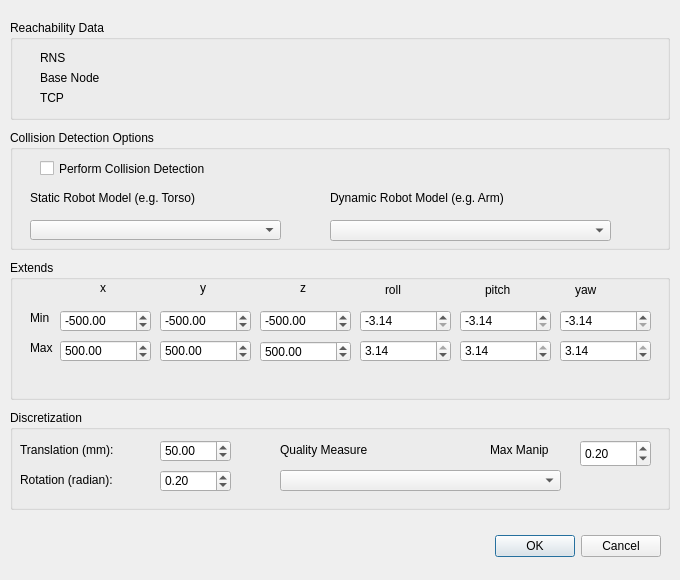
<?xml version="1.0" encoding="UTF-8"?>
<ui version="4.0">
 <class>ReachabilityCreate</class>
 <widget class="QDialog" name="ReachabilityCreate">
  <property name="windowModality">
   <enum>Qt::NonModal</enum>
  </property>
  <property name="geometry">
   <rect>
    <x>0</x>
    <y>0</y>
    <width>680</width>
    <height>580</height>
   </rect>
  </property>
  <property name="sizePolicy">
   <sizepolicy hsizetype="Fixed" vsizetype="Fixed">
    <horstretch>0</horstretch>
    <verstretch>0</verstretch>
   </sizepolicy>
  </property>
  <property name="minimumSize">
   <size>
    <width>680</width>
    <height>580</height>
   </size>
  </property>
  <property name="baseSize">
   <size>
    <width>680</width>
    <height>580</height>
   </size>
  </property>
  <property name="windowTitle">
   <string>Create Reachability Data</string>
  </property>
  <property name="modal">
   <bool>true</bool>
  </property>
  <widget class="QDialogButtonBox" name="buttonBox">
   <property name="geometry">
    <rect>
     <x>320</x>
     <y>530</y>
     <width>341</width>
     <height>32</height>
    </rect>
   </property>
   <property name="orientation">
    <enum>Qt::Horizontal</enum>
   </property>
   <property name="standardButtons">
    <set>QDialogButtonBox::Cancel|QDialogButtonBox::Ok</set>
   </property>
  </widget>
  <widget class="QGroupBox" name="groupBox_3">
   <property name="geometry">
    <rect>
     <x>10</x>
     <y>410</y>
     <width>660</width>
     <height>100</height>
    </rect>
   </property>
   <property name="sizePolicy">
    <sizepolicy hsizetype="Fixed" vsizetype="Fixed">
     <horstretch>0</horstretch>
     <verstretch>0</verstretch>
    </sizepolicy>
   </property>
   <property name="minimumSize">
    <size>
     <width>660</width>
     <height>100</height>
    </size>
   </property>
   <property name="title">
    <string>Discretization</string>
   </property>
   <widget class="QLabel" name="label_5">
    <property name="geometry">
     <rect>
      <x>10</x>
      <y>30</y>
      <width>131</width>
      <height>20</height>
     </rect>
    </property>
    <property name="text">
     <string>Translation (mm):</string>
    </property>
   </widget>
   <widget class="QLabel" name="label_6">
    <property name="geometry">
     <rect>
      <x>10</x>
      <y>60</y>
      <width>131</width>
      <height>20</height>
     </rect>
    </property>
    <property name="text">
     <string>Rotation (radian):</string>
    </property>
   </widget>
   <widget class="QDoubleSpinBox" name="doubleSpinBoxDiscrTrans">
    <property name="geometry">
     <rect>
      <x>150</x>
      <y>30</y>
      <width>71</width>
      <height>22</height>
     </rect>
    </property>
    <property name="minimum">
     <double>1.000000000000000</double>
    </property>
    <property name="maximum">
     <double>1000.000000000000000</double>
    </property>
    <property name="value">
     <double>50.000000000000000</double>
    </property>
   </widget>
   <widget class="QDoubleSpinBox" name="doubleSpinBoxDiscrRot">
    <property name="geometry">
     <rect>
      <x>150</x>
      <y>60</y>
      <width>71</width>
      <height>22</height>
     </rect>
    </property>
    <property name="minimum">
     <double>0.010000000000000</double>
    </property>
    <property name="maximum">
     <double>3.140000000000000</double>
    </property>
    <property name="singleStep">
     <double>0.010000000000000</double>
    </property>
    <property name="value">
     <double>0.200000000000000</double>
    </property>
   </widget>
   <widget class="QComboBox" name="comboBoxQualityMeasure">
    <property name="geometry">
     <rect>
      <x>270</x>
      <y>60</y>
      <width>281</width>
      <height>21</height>
     </rect>
    </property>
   </widget>
   <widget class="QLabel" name="label_13">
    <property name="geometry">
     <rect>
      <x>270</x>
      <y>30</y>
      <width>131</width>
      <height>20</height>
     </rect>
    </property>
    <property name="text">
     <string>Quality Measure</string>
    </property>
   </widget>
   <widget class="QDoubleSpinBox" name="doubleSpinBoxMaxManip">
    <property name="geometry">
     <rect>
      <x>570</x>
      <y>30</y>
      <width>71</width>
      <height>27</height>
     </rect>
    </property>
    <property name="maximum">
     <double>1.000000000000000</double>
    </property>
    <property name="singleStep">
     <double>0.010000000000000</double>
    </property>
    <property name="value">
     <double>0.200000000000000</double>
    </property>
   </widget>
   <widget class="QLabel" name="label_14">
    <property name="geometry">
     <rect>
      <x>480</x>
      <y>30</y>
      <width>81</width>
      <height>20</height>
     </rect>
    </property>
    <property name="text">
     <string>Max Manip</string>
    </property>
   </widget>
  </widget>
  <widget class="QGroupBox" name="groupBox_2">
   <property name="geometry">
    <rect>
     <x>10</x>
     <y>260</y>
     <width>660</width>
     <height>140</height>
    </rect>
   </property>
   <property name="sizePolicy">
    <sizepolicy hsizetype="Fixed" vsizetype="Fixed">
     <horstretch>0</horstretch>
     <verstretch>0</verstretch>
    </sizepolicy>
   </property>
   <property name="minimumSize">
    <size>
     <width>660</width>
     <height>140</height>
    </size>
   </property>
   <property name="title">
    <string>Extends</string>
   </property>
   <widget class="QLabel" name="label_3">
    <property name="geometry">
     <rect>
      <x>90</x>
      <y>20</y>
      <width>16</width>
      <height>16</height>
     </rect>
    </property>
    <property name="text">
     <string>x</string>
    </property>
   </widget>
   <widget class="QLabel" name="label_4">
    <property name="geometry">
     <rect>
      <x>20</x>
      <y>50</y>
      <width>31</width>
      <height>16</height>
     </rect>
    </property>
    <property name="text">
     <string>Min</string>
    </property>
   </widget>
   <widget class="QDoubleSpinBox" name="doubleSpinBoxMinX">
    <property name="geometry">
     <rect>
      <x>50</x>
      <y>50</y>
      <width>91</width>
      <height>22</height>
     </rect>
    </property>
    <property name="minimum">
     <double>-10000.000000000000000</double>
    </property>
    <property name="maximum">
     <double>10000.000000000000000</double>
    </property>
    <property name="singleStep">
     <double>0.100000000000000</double>
    </property>
    <property name="value">
     <double>-500.000000000000000</double>
    </property>
   </widget>
   <widget class="QLabel" name="label_7">
    <property name="geometry">
     <rect>
      <x>20</x>
      <y>80</y>
      <width>31</width>
      <height>16</height>
     </rect>
    </property>
    <property name="text">
     <string>Max</string>
    </property>
   </widget>
   <widget class="QDoubleSpinBox" name="doubleSpinBoxMaxX">
    <property name="geometry">
     <rect>
      <x>50</x>
      <y>80</y>
      <width>91</width>
      <height>22</height>
     </rect>
    </property>
    <property name="minimum">
     <double>-10000.000000000000000</double>
    </property>
    <property name="maximum">
     <double>10000.000000000000000</double>
    </property>
    <property name="singleStep">
     <double>0.100000000000000</double>
    </property>
    <property name="value">
     <double>500.000000000000000</double>
    </property>
   </widget>
   <widget class="QLabel" name="label_8">
    <property name="geometry">
     <rect>
      <x>190</x>
      <y>20</y>
      <width>16</width>
      <height>16</height>
     </rect>
    </property>
    <property name="text">
     <string>y</string>
    </property>
   </widget>
   <widget class="QDoubleSpinBox" name="doubleSpinBoxMaxY">
    <property name="geometry">
     <rect>
      <x>150</x>
      <y>80</y>
      <width>91</width>
      <height>22</height>
     </rect>
    </property>
    <property name="minimum">
     <double>-10000.000000000000000</double>
    </property>
    <property name="maximum">
     <double>10000.000000000000000</double>
    </property>
    <property name="singleStep">
     <double>0.100000000000000</double>
    </property>
    <property name="value">
     <double>500.000000000000000</double>
    </property>
   </widget>
   <widget class="QDoubleSpinBox" name="doubleSpinBoxMinY">
    <property name="geometry">
     <rect>
      <x>150</x>
      <y>50</y>
      <width>91</width>
      <height>22</height>
     </rect>
    </property>
    <property name="minimum">
     <double>-10000.000000000000000</double>
    </property>
    <property name="maximum">
     <double>10000.000000000000000</double>
    </property>
    <property name="singleStep">
     <double>0.100000000000000</double>
    </property>
    <property name="value">
     <double>-500.000000000000000</double>
    </property>
   </widget>
   <widget class="QLabel" name="label_9">
    <property name="geometry">
     <rect>
      <x>290</x>
      <y>20</y>
      <width>16</width>
      <height>16</height>
     </rect>
    </property>
    <property name="text">
     <string>z</string>
    </property>
   </widget>
   <widget class="QDoubleSpinBox" name="doubleSpinBoxMaxZ">
    <property name="geometry">
     <rect>
      <x>250</x>
      <y>81</y>
      <width>91</width>
      <height>21</height>
     </rect>
    </property>
    <property name="minimum">
     <double>-10000.000000000000000</double>
    </property>
    <property name="maximum">
     <double>10000.000000000000000</double>
    </property>
    <property name="singleStep">
     <double>0.100000000000000</double>
    </property>
    <property name="value">
     <double>500.000000000000000</double>
    </property>
   </widget>
   <widget class="QDoubleSpinBox" name="doubleSpinBoxMinZ">
    <property name="geometry">
     <rect>
      <x>250</x>
      <y>50</y>
      <width>91</width>
      <height>22</height>
     </rect>
    </property>
    <property name="minimum">
     <double>-10000.000000000000000</double>
    </property>
    <property name="maximum">
     <double>10000.000000000000000</double>
    </property>
    <property name="singleStep">
     <double>0.100000000000000</double>
    </property>
    <property name="value">
     <double>-500.000000000000000</double>
    </property>
   </widget>
   <widget class="QLabel" name="label_10">
    <property name="geometry">
     <rect>
      <x>375</x>
      <y>20</y>
      <width>31</width>
      <height>20</height>
     </rect>
    </property>
    <property name="text">
     <string>roll</string>
    </property>
   </widget>
   <widget class="QDoubleSpinBox" name="doubleSpinBoxMaxRo">
    <property name="geometry">
     <rect>
      <x>350</x>
      <y>80</y>
      <width>91</width>
      <height>22</height>
     </rect>
    </property>
    <property name="minimum">
     <double>-3.140000000000000</double>
    </property>
    <property name="maximum">
     <double>3.140000000000000</double>
    </property>
    <property name="singleStep">
     <double>0.010000000000000</double>
    </property>
    <property name="value">
     <double>3.140000000000000</double>
    </property>
   </widget>
   <widget class="QDoubleSpinBox" name="doubleSpinBoxMinRo">
    <property name="geometry">
     <rect>
      <x>350</x>
      <y>50</y>
      <width>91</width>
      <height>22</height>
     </rect>
    </property>
    <property name="minimum">
     <double>-3.140000000000000</double>
    </property>
    <property name="maximum">
     <double>3.140000000000000</double>
    </property>
    <property name="singleStep">
     <double>0.010000000000000</double>
    </property>
    <property name="value">
     <double>-3.140000000000000</double>
    </property>
   </widget>
   <widget class="QLabel" name="label_11">
    <property name="geometry">
     <rect>
      <x>475</x>
      <y>20</y>
      <width>31</width>
      <height>20</height>
     </rect>
    </property>
    <property name="text">
     <string>pitch</string>
    </property>
   </widget>
   <widget class="QDoubleSpinBox" name="doubleSpinBoxMaxPi">
    <property name="geometry">
     <rect>
      <x>450</x>
      <y>80</y>
      <width>91</width>
      <height>22</height>
     </rect>
    </property>
    <property name="minimum">
     <double>-3.140000000000000</double>
    </property>
    <property name="maximum">
     <double>3.140000000000000</double>
    </property>
    <property name="singleStep">
     <double>0.010000000000000</double>
    </property>
    <property name="value">
     <double>3.140000000000000</double>
    </property>
   </widget>
   <widget class="QDoubleSpinBox" name="doubleSpinBoxMinPi">
    <property name="geometry">
     <rect>
      <x>450</x>
      <y>50</y>
      <width>91</width>
      <height>22</height>
     </rect>
    </property>
    <property name="minimum">
     <double>-3.140000000000000</double>
    </property>
    <property name="maximum">
     <double>3.140000000000000</double>
    </property>
    <property name="singleStep">
     <double>0.010000000000000</double>
    </property>
    <property name="value">
     <double>-3.140000000000000</double>
    </property>
   </widget>
   <widget class="QLabel" name="label_12">
    <property name="geometry">
     <rect>
      <x>565</x>
      <y>20</y>
      <width>41</width>
      <height>20</height>
     </rect>
    </property>
    <property name="text">
     <string>yaw</string>
    </property>
   </widget>
   <widget class="QDoubleSpinBox" name="doubleSpinBoxMaxYa">
    <property name="geometry">
     <rect>
      <x>550</x>
      <y>80</y>
      <width>91</width>
      <height>22</height>
     </rect>
    </property>
    <property name="minimum">
     <double>-3.140000000000000</double>
    </property>
    <property name="maximum">
     <double>3.140000000000000</double>
    </property>
    <property name="singleStep">
     <double>0.010000000000000</double>
    </property>
    <property name="value">
     <double>3.140000000000000</double>
    </property>
   </widget>
   <widget class="QDoubleSpinBox" name="doubleSpinBoxMinYa">
    <property name="geometry">
     <rect>
      <x>550</x>
      <y>50</y>
      <width>91</width>
      <height>22</height>
     </rect>
    </property>
    <property name="minimum">
     <double>-3.140000000000000</double>
    </property>
    <property name="maximum">
     <double>3.140000000000000</double>
    </property>
    <property name="singleStep">
     <double>0.010000000000000</double>
    </property>
    <property name="value">
     <double>-3.140000000000000</double>
    </property>
   </widget>
  </widget>
  <widget class="QGroupBox" name="groupBox_4">
   <property name="geometry">
    <rect>
     <x>10</x>
     <y>20</y>
     <width>660</width>
     <height>100</height>
    </rect>
   </property>
   <property name="sizePolicy">
    <sizepolicy hsizetype="Fixed" vsizetype="Fixed">
     <horstretch>0</horstretch>
     <verstretch>0</verstretch>
    </sizepolicy>
   </property>
   <property name="minimumSize">
    <size>
     <width>660</width>
     <height>100</height>
    </size>
   </property>
   <property name="title">
    <string>Reachability Data</string>
   </property>
   <widget class="QLabel" name="labelBaseNode">
    <property name="geometry">
     <rect>
      <x>30</x>
      <y>50</y>
      <width>391</width>
      <height>16</height>
     </rect>
    </property>
    <property name="text">
     <string>Base Node</string>
    </property>
   </widget>
   <widget class="QLabel" name="labelTCP">
    <property name="geometry">
     <rect>
      <x>30</x>
      <y>70</y>
      <width>391</width>
      <height>16</height>
     </rect>
    </property>
    <property name="text">
     <string>TCP</string>
    </property>
   </widget>
   <widget class="QLabel" name="labelRNS">
    <property name="geometry">
     <rect>
      <x>30</x>
      <y>30</y>
      <width>391</width>
      <height>16</height>
     </rect>
    </property>
    <property name="text">
     <string>RNS</string>
    </property>
   </widget>
  </widget>
  <widget class="QGroupBox" name="groupBox">
   <property name="geometry">
    <rect>
     <x>10</x>
     <y>130</y>
     <width>660</width>
     <height>120</height>
    </rect>
   </property>
   <property name="sizePolicy">
    <sizepolicy hsizetype="Fixed" vsizetype="Fixed">
     <horstretch>0</horstretch>
     <verstretch>0</verstretch>
    </sizepolicy>
   </property>
   <property name="minimumSize">
    <size>
     <width>660</width>
     <height>120</height>
    </size>
   </property>
   <property name="title">
    <string>Collision Detection Options</string>
   </property>
   <widget class="QComboBox" name="comboBoxColModelStatic">
    <property name="geometry">
     <rect>
      <x>20</x>
      <y>90</y>
      <width>251</width>
      <height>20</height>
     </rect>
    </property>
   </widget>
   <widget class="QLabel" name="label">
    <property name="geometry">
     <rect>
      <x>20</x>
      <y>60</y>
      <width>251</width>
      <height>16</height>
     </rect>
    </property>
    <property name="text">
     <string>Static Robot Model (e.g. Torso)</string>
    </property>
   </widget>
   <widget class="QLabel" name="label_2">
    <property name="geometry">
     <rect>
      <x>320</x>
      <y>60</y>
      <width>291</width>
      <height>16</height>
     </rect>
    </property>
    <property name="text">
     <string>Dynamic Robot Model (e.g. Arm)</string>
    </property>
   </widget>
   <widget class="QComboBox" name="comboBoxColModelDynamic">
    <property name="geometry">
     <rect>
      <x>320</x>
      <y>90</y>
      <width>281</width>
      <height>21</height>
     </rect>
    </property>
   </widget>
   <widget class="QCheckBox" name="checkBoxColDetecion">
    <property name="geometry">
     <rect>
      <x>30</x>
      <y>30</y>
      <width>261</width>
      <height>17</height>
     </rect>
    </property>
    <property name="text">
     <string>Perform Collision Detection</string>
    </property>
   </widget>
  </widget>
 </widget>
 <resources/>
 <connections>
  <connection>
   <sender>buttonBox</sender>
   <signal>accepted()</signal>
   <receiver>ReachabilityCreate</receiver>
   <slot>accept()</slot>
   <hints>
    <hint type="sourcelabel">
     <x>248</x>
     <y>254</y>
    </hint>
    <hint type="destinationlabel">
     <x>157</x>
     <y>274</y>
    </hint>
   </hints>
  </connection>
  <connection>
   <sender>buttonBox</sender>
   <signal>rejected()</signal>
   <receiver>ReachabilityCreate</receiver>
   <slot>reject()</slot>
   <hints>
    <hint type="sourcelabel">
     <x>316</x>
     <y>260</y>
    </hint>
    <hint type="destinationlabel">
     <x>286</x>
     <y>274</y>
    </hint>
   </hints>
  </connection>
 </connections>
</ui>
